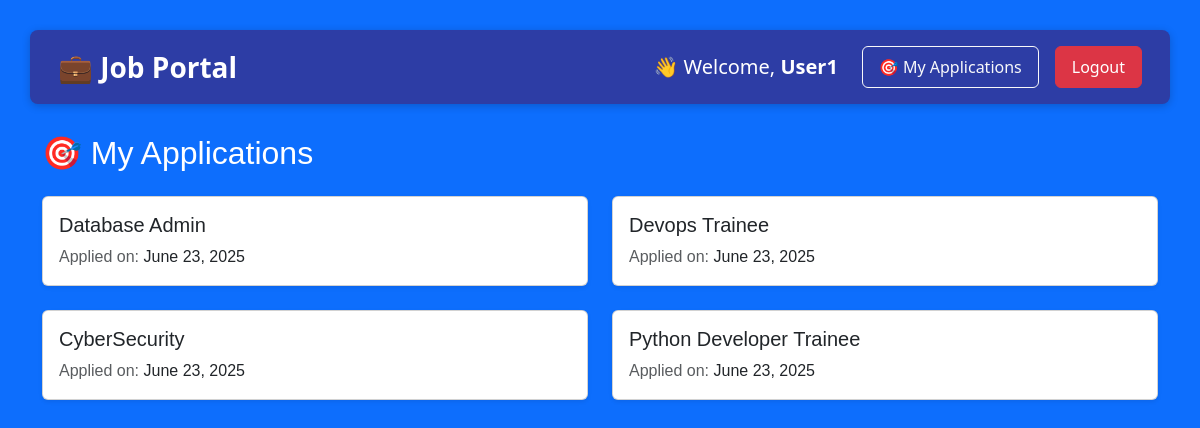
Page /my-applications/ (signed in) on the earlier database version.
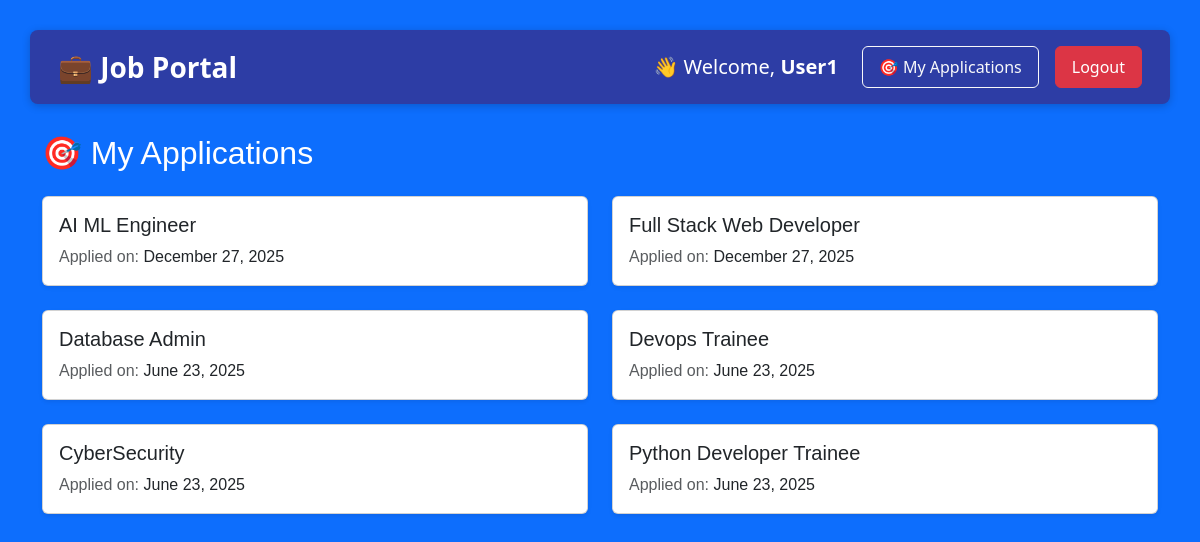
Same page on the later database version.
### jobapp/models.py (models this page shows, shortened)
class Application(models.Model):
    job = models.ForeignKey(Job, on_delete=models.CASCADE)
    name = models.CharField(max_length=100)
    email = models.EmailField()
    resume = models.FileField(upload_to='resumes/', null=True, blank=True)
    applied_at = models.DateTimeField(auto_now_add=True)
    applicant = models.ForeignKey(User, on_delete=models.CASCADE, null=True, blank=True)
    class Meta:
        unique_together = ('job', 'applicant')  # ✅ Prevents duplicates at DB level

class Job(models.Model):
    title = models.CharField(max_length=100)
    description = models.TextField()
    category = models.CharField(max_length=50, choices=JOB_CATEGORIES, default='Software')
    company = models.CharField(max_length=100)
    location = models.CharField(max_length=100)
    salary = models.IntegerField()
    posted_by = models.ForeignKey(User, on_delete=models.CASCADE, related_name='jobs')
    posted_on = models.DateTimeField(default=timezone.now)

### jobapp/views.py (the view)
# urls.py: path('my-applications/', views.my_applications, name='my_applications'),
@login_required
def my_applications(request):
    applications = Application.objects.filter(applicant=request.user).order_by('-applied_at')
    unique_apps = OrderedDict()  # Preserves order
    for app in applications:
        if app.job.id not in unique_apps:
            unique_apps[app.job.id] = app
    deduplicated_applications = list(unique_apps.values())
    return render(request, 'jobapp/my_applications.html', {
        'applications': deduplicated_applications
    })

### jobapp/templates/jobapp/my_applications.html
{% extends 'jobapp/home.html' %}
{% block content %}
  <h2 class="text-white mb-4">🎯 My Applications</h2>
  {% if applications %}
    <div class="row row-cols-1 row-cols-md-2 g-4">
      {% for app in applications %}
        <div class="col">
          <div class="card shadow-sm h-100">
            <div class="card-body">
              <h5 class="card-title text-dark">{{ app.job.title }}</h5>
              <p class="card-text">
                <span class="text-muted">Applied on:</span>
                {{ app.applied_at|date:"F j, Y" }}
              </p>
            </div>
          </div>
        </div>
      {% endfor %}
    </div>
  {% else %}
    <div class="alert alert-info" role="alert">
      You haven’t applied to any jobs yet.
    </div>
  {% endif %}
{% endblock %}

Differences in the rows shown:
added Application: job "AI ML Engineer", applied_at "December 27, 2025"
added Application: job "Full Stack Web Developer", applied_at "December 27, 2025"
